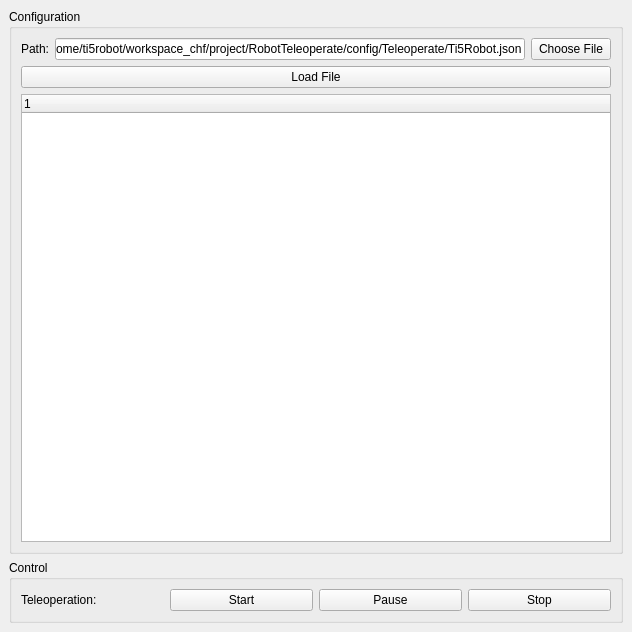
<?xml version="1.0" encoding="UTF-8"?>
<ui version="4.0">
 <class>Ti5RobotTeleoperateGUI</class>
 <widget class="QMainWindow" name="Ti5RobotTeleoperateGUI">
  <property name="geometry">
   <rect>
    <x>0</x>
    <y>0</y>
    <width>632</width>
    <height>632</height>
   </rect>
  </property>
  <property name="windowTitle">
   <string>Ti5RobotTeleoperateGUI</string>
  </property>
  <widget class="QWidget" name="centralwidget">
   <layout class="QVBoxLayout" name="verticalLayout_2">
    <item>
     <widget class="QGroupBox" name="groupBox">
      <property name="title">
       <string>Configuration</string>
      </property>
      <layout class="QVBoxLayout" name="verticalLayout_3">
       <item>
        <layout class="QHBoxLayout" name="horizontalLayout">
         <property name="rightMargin">
          <number>0</number>
         </property>
         <item>
          <widget class="QLabel" name="chooseFileLabel">
           <property name="text">
            <string>Path:</string>
           </property>
          </widget>
         </item>
         <item>
          <widget class="QLineEdit" name="chooseFileLineEdit">
           <property name="text">
            <string>/home/ti5robot/workspace_chf/project/RobotTeleoperate/config/Teleoperate/Ti5Robot.json</string>
           </property>
          </widget>
         </item>
         <item>
          <widget class="QPushButton" name="chooseFilePushBtn">
           <property name="text">
            <string>Choose File</string>
           </property>
          </widget>
         </item>
        </layout>
       </item>
       <item>
        <widget class="QPushButton" name="loadFilePushBtn">
         <property name="text">
          <string>Load File</string>
         </property>
        </widget>
       </item>
       <item>
        <widget class="QTreeWidget" name="infoTreeWidget">
         <property name="editTriggers">
          <set>QAbstractItemView::DoubleClicked</set>
         </property>
         <property name="columnCount">
          <number>1</number>
         </property>
         <attribute name="headerVisible">
          <bool>true</bool>
         </attribute>
         <attribute name="headerCascadingSectionResizes">
          <bool>false</bool>
         </attribute>
         <attribute name="headerDefaultSectionSize">
          <number>100</number>
         </attribute>
         <attribute name="headerHighlightSections">
          <bool>true</bool>
         </attribute>
         <column>
          <property name="text">
           <string notr="true">1</string>
          </property>
         </column>
        </widget>
       </item>
      </layout>
     </widget>
    </item>
    <item>
     <widget class="QGroupBox" name="groupBox_2">
      <property name="title">
       <string>Control</string>
      </property>
      <layout class="QVBoxLayout" name="verticalLayout_4">
       <item>
        <layout class="QHBoxLayout" name="horizontalLayout_2">
         <item>
          <widget class="QLabel" name="label">
           <property name="text">
            <string>Teleoperation:</string>
           </property>
          </widget>
         </item>
         <item>
          <widget class="QPushButton" name="startTeleBtn">
           <property name="text">
            <string>Start</string>
           </property>
          </widget>
         </item>
         <item>
          <widget class="QPushButton" name="pauseTeleBtn">
           <property name="text">
            <string>Pause</string>
           </property>
          </widget>
         </item>
         <item>
          <widget class="QPushButton" name="stopTeleBtn">
           <property name="text">
            <string>Stop</string>
           </property>
          </widget>
         </item>
        </layout>
       </item>
      </layout>
     </widget>
    </item>
   </layout>
  </widget>
  <widget class="QMenuBar" name="menubar">
   <property name="geometry">
    <rect>
     <x>0</x>
     <y>0</y>
     <width>632</width>
     <height>28</height>
    </rect>
   </property>
  </widget>
 </widget>
 <resources/>
 <connections/>
</ui>
